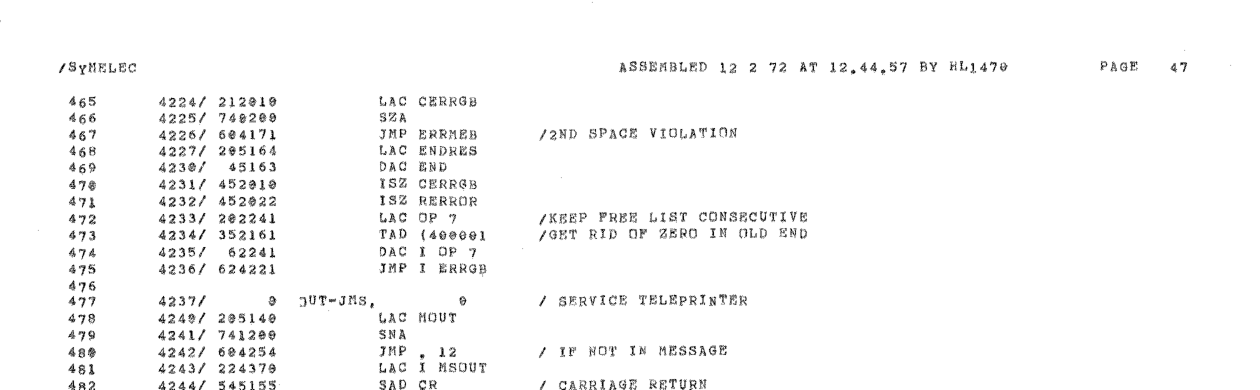
#> input picture characters/heinz-lemke/sources/pixie-assembler-listing-1972/.crops/page-048-s0.png, 5040 x 1558 px, given in place of page-page-048-s0.png.png, which was not available (shown at 1/4 size)
$ python make_strips.py page-048-s0.png
#> lines starting #> are read from the running program, lines starting #| are printed output that depends on the picture; pictures that were not available may be replaced by others from this repository, and a replacement may not be noted
import sys
from PIL import Image, ImageOps
page = sys.argv[1]
im = Image.open(f'pages/page-{page}.png').convert('L')
#> im is the input picture: PIL image 5040x1558 L; min 0, max 255, mean 248.5
im = ImageOps.autocontrast(im)
w, h = im.size
#> w = 5040; h = 1558
# text region: trim margins
x0, x1 = 80, min(w, 2600)
#> x0 = 80; x1 = 2600
y0, y1 = 150, h - 30
#> y0 = 150; y1 = 1528
n = 3
overlap = 60
step = (y1 - y0) // n
#> step = 459
for i in range(n):
    a = max(y0, y0 + i*step - overlap)
    b = min(y1, y0 + (i+1)*step + overlap)
    crop = im.crop((x0, a, x1, b))
    crop = crop.resize((crop.width*2, crop.height*2), Image.LANCZOS)
    crop.save(f'.crops/page-{page}-s{i}.png')
    print(f'page-{page}-s{i}.png', crop.size)
#> this loop made 3 passes
#> pass 1, `crop = im.crop((x0, a, x1, b))`:
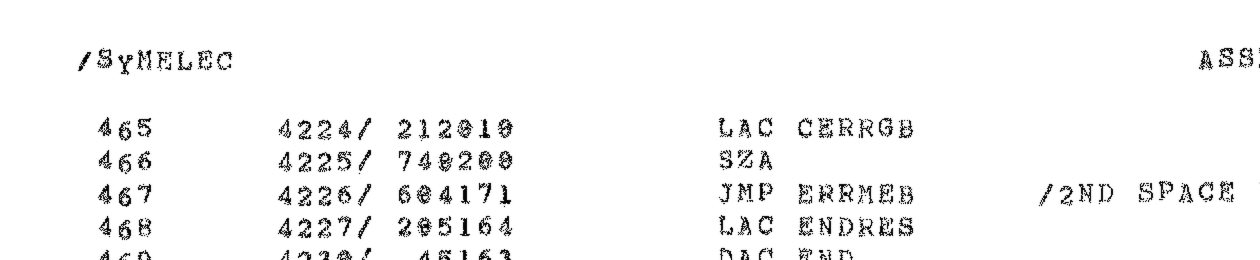
#> crop: PIL image 2520x519 L (shown at 1/2 size); min 0, max 255, mean 246.3
#> pass 2, `crop = im.crop((x0, a, x1, b))`:
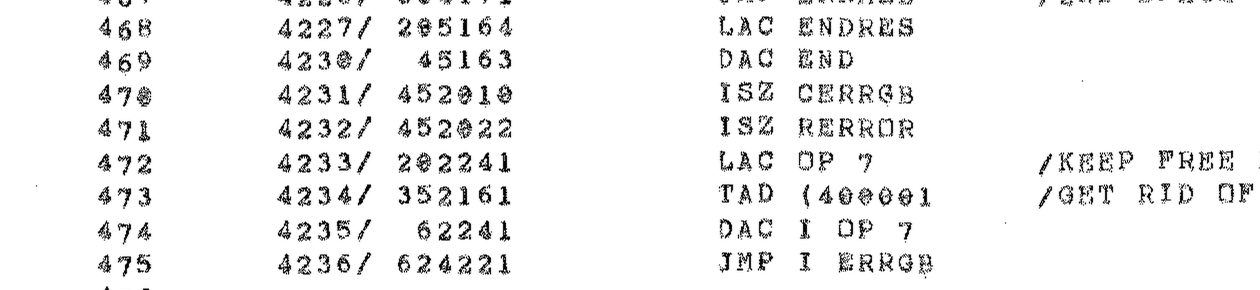
#> crop: PIL image 2520x579 L (shown at 1/2 size); min 0, max 255, mean 241.4
#> after the loop:
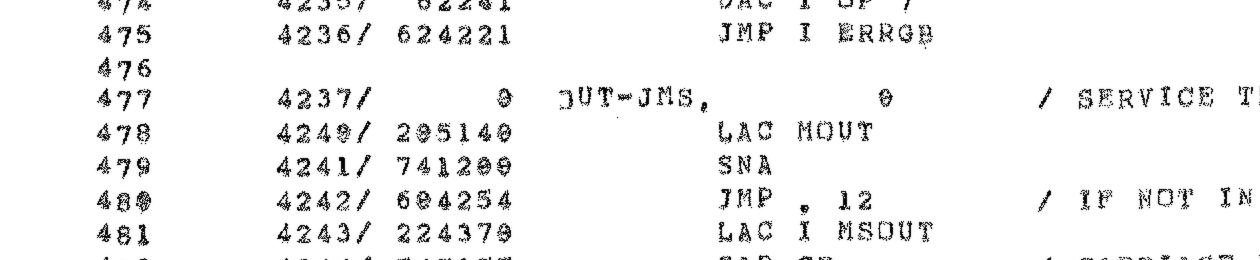
#> crop: PIL image 5040x1040 L (shown at 1/4 size); min 0, max 255, mean 243.2

$ run again, on characters/heinz-lemke/sources/pixie-assembler-listing-1972/.crops/page-119-s1.png
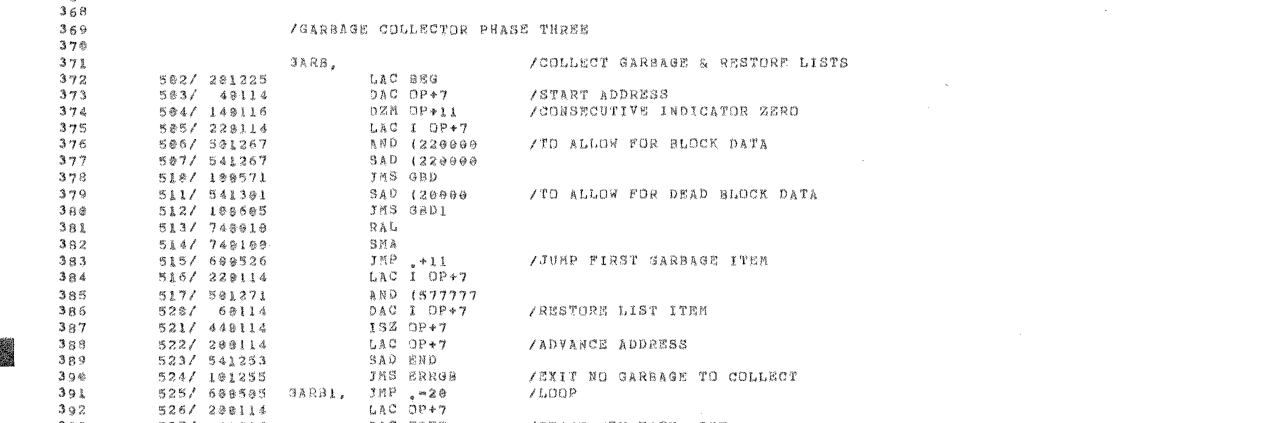
#> input picture characters/heinz-lemke/sources/pixie-assembler-listing-1972/.crops/page-119-s1.png, 5140 x 1692 px, given in place of page-page-119-s1.png.png, which was not available (shown at 1/4 size)
#> im is the input picture: PIL image 5140x1692 L; min 0, max 255, mean 249.1
#> the loop `for i in range(n):` made 3 passes
#> pass 2, `crop = im.crop((x0, a, x1, b))`:
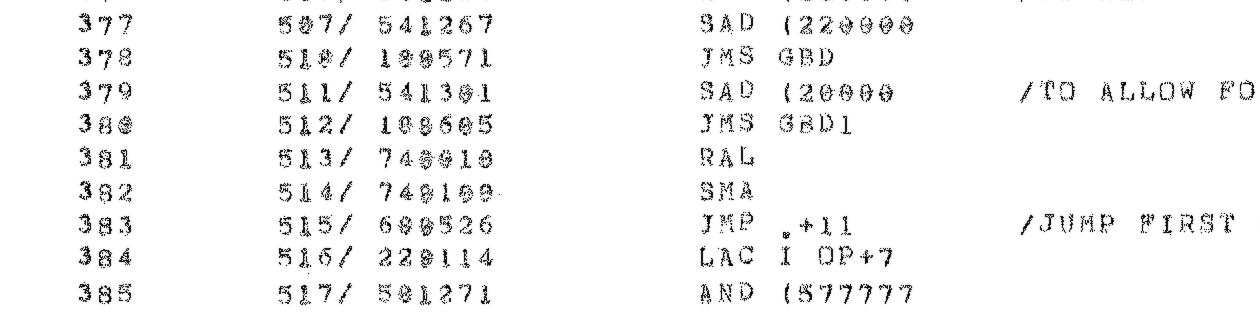
#> crop: PIL image 2520x624 L (shown at 1/2 size); min 0, max 255, mean 245.4
#> after the loop `for i in range(n):`:
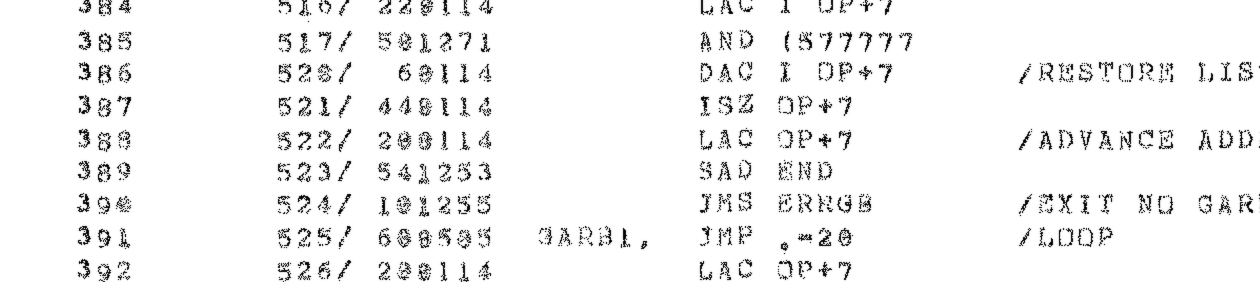
#> crop: PIL image 5040x1128 L (shown at 1/4 size); min 0, max 255, mean 243.3

$ run again, on characters/heinz-lemke/sources/pixie-assembler-listing-1972/.crops/page-119-s2.png
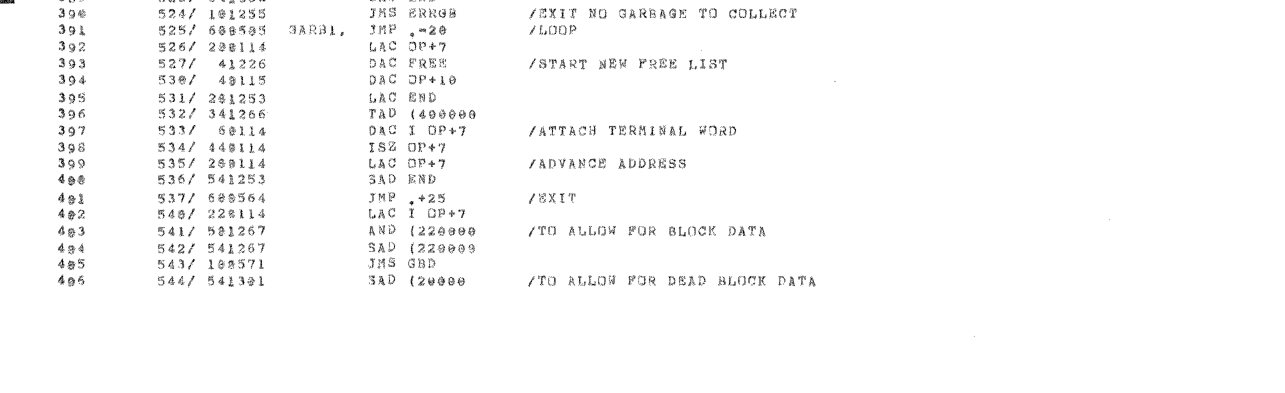
#> input picture characters/heinz-lemke/sources/pixie-assembler-listing-1972/.crops/page-119-s2.png, 5140 x 1572 px, given in place of page-page-119-s2.png.png, which was not available (shown at 1/4 size)
#> im is the input picture: PIL image 5140x1572 L; min 0, max 255, mean 250.4
#> the loop `for i in range(n):` made 3 passes
#> pass 2, `crop = im.crop((x0, a, x1, b))`:
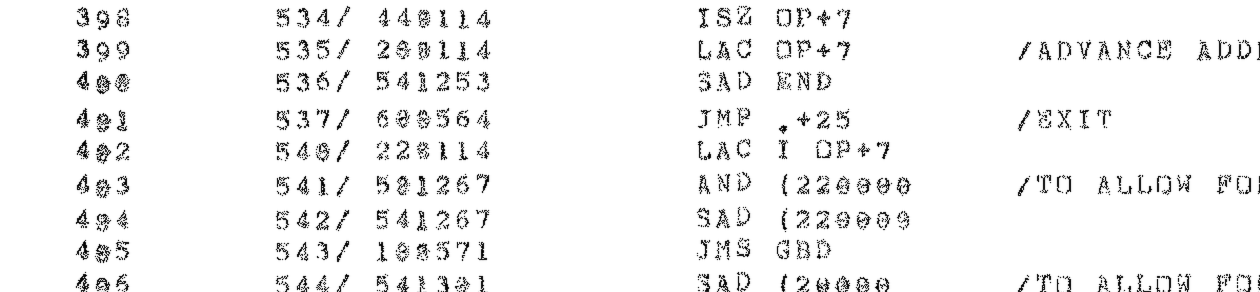
#> crop: PIL image 2520x584 L (shown at 1/2 size); min 0, max 255, mean 243.8
#> after the loop `for i in range(n):`:
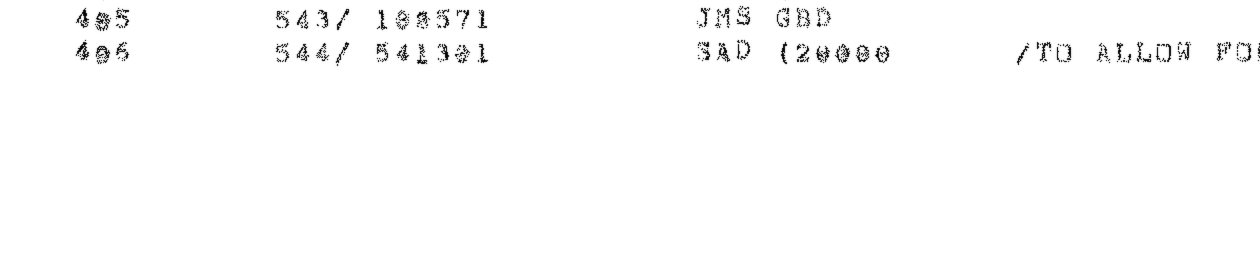
#> crop: PIL image 5040x1048 L (shown at 1/4 size); min 0, max 255, mean 252

$ run again, on characters/heinz-lemke/sources/pixie-assembler-listing-1972/.crops/page-120-s1.png
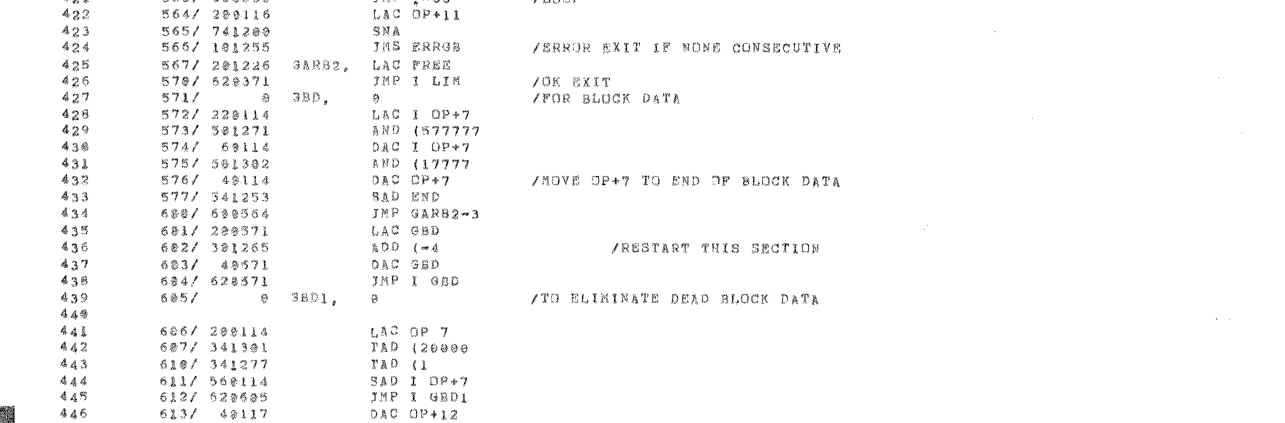
#> input picture characters/heinz-lemke/sources/pixie-assembler-listing-1972/.crops/page-120-s1.png, 5140 x 1692 px, given in place of page-page-120-s1.png.png, which was not available (shown at 1/4 size)
#> im is the input picture: PIL image 5140x1692 L; min 0, max 255, mean 249.8
#> the loop `for i in range(n):` made 3 passes
#> pass 2, `crop = im.crop((x0, a, x1, b))`:
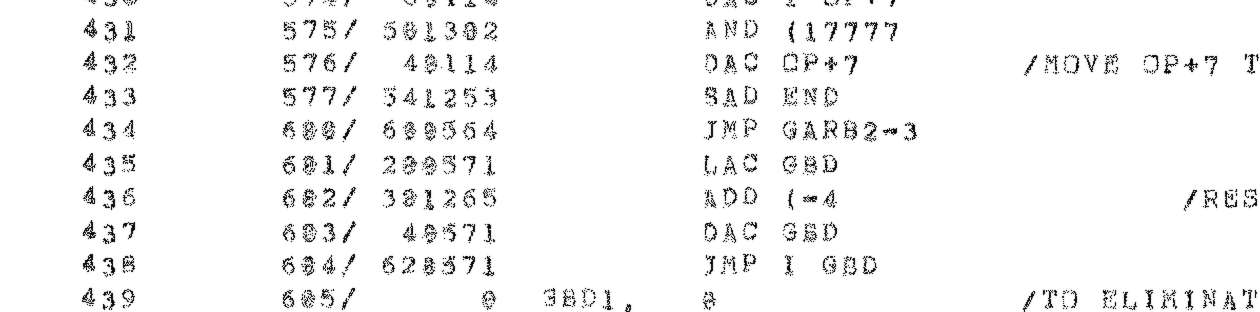
#> crop: PIL image 2520x624 L (shown at 1/2 size); min 0, max 255, mean 245.5
#> after the loop `for i in range(n):`:
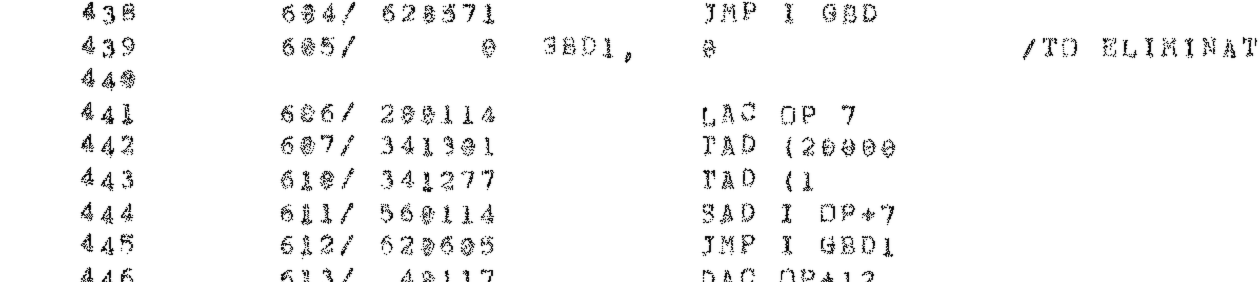
#> crop: PIL image 5040x1128 L (shown at 1/4 size); min 0, max 255, mean 246.7
